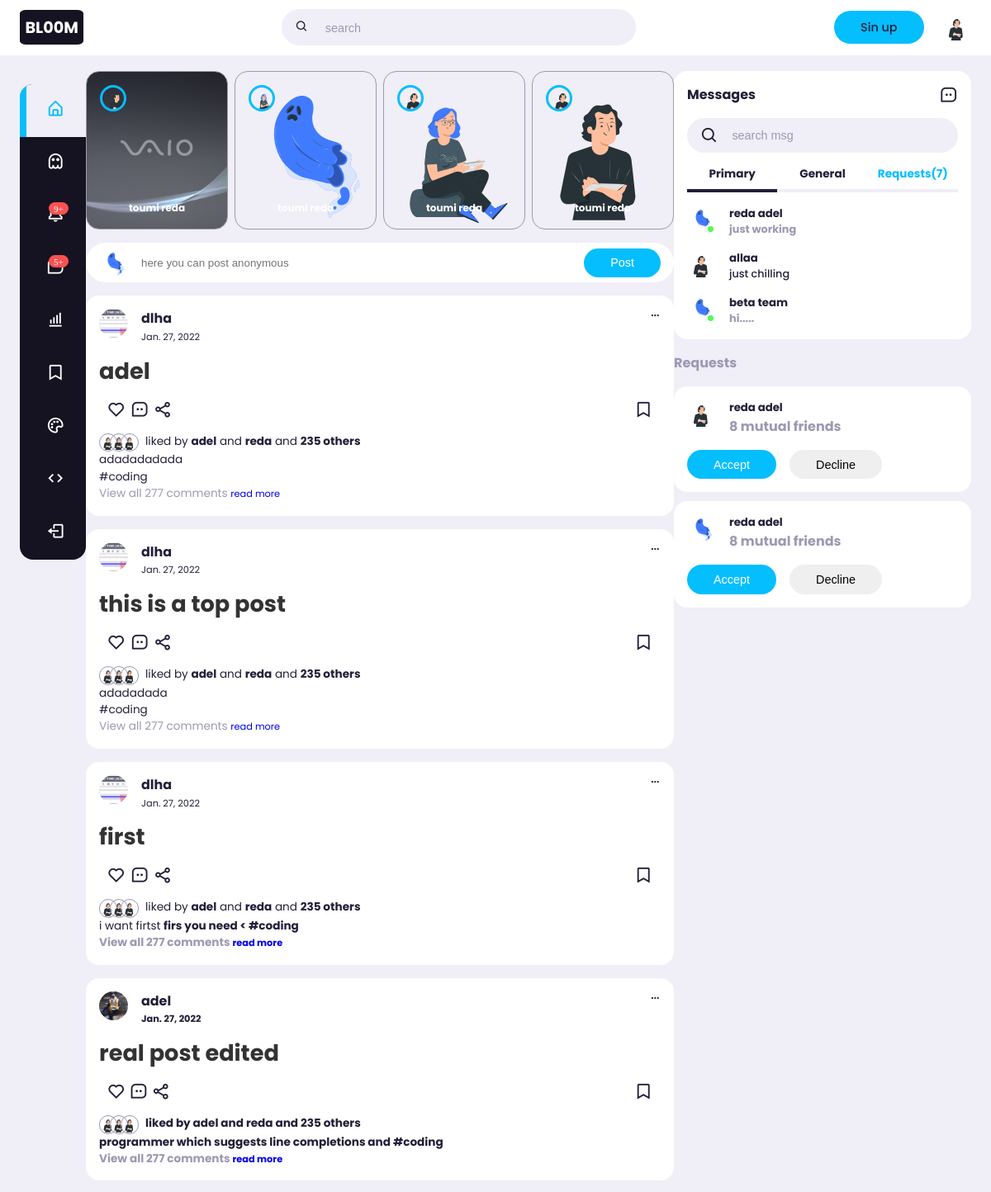
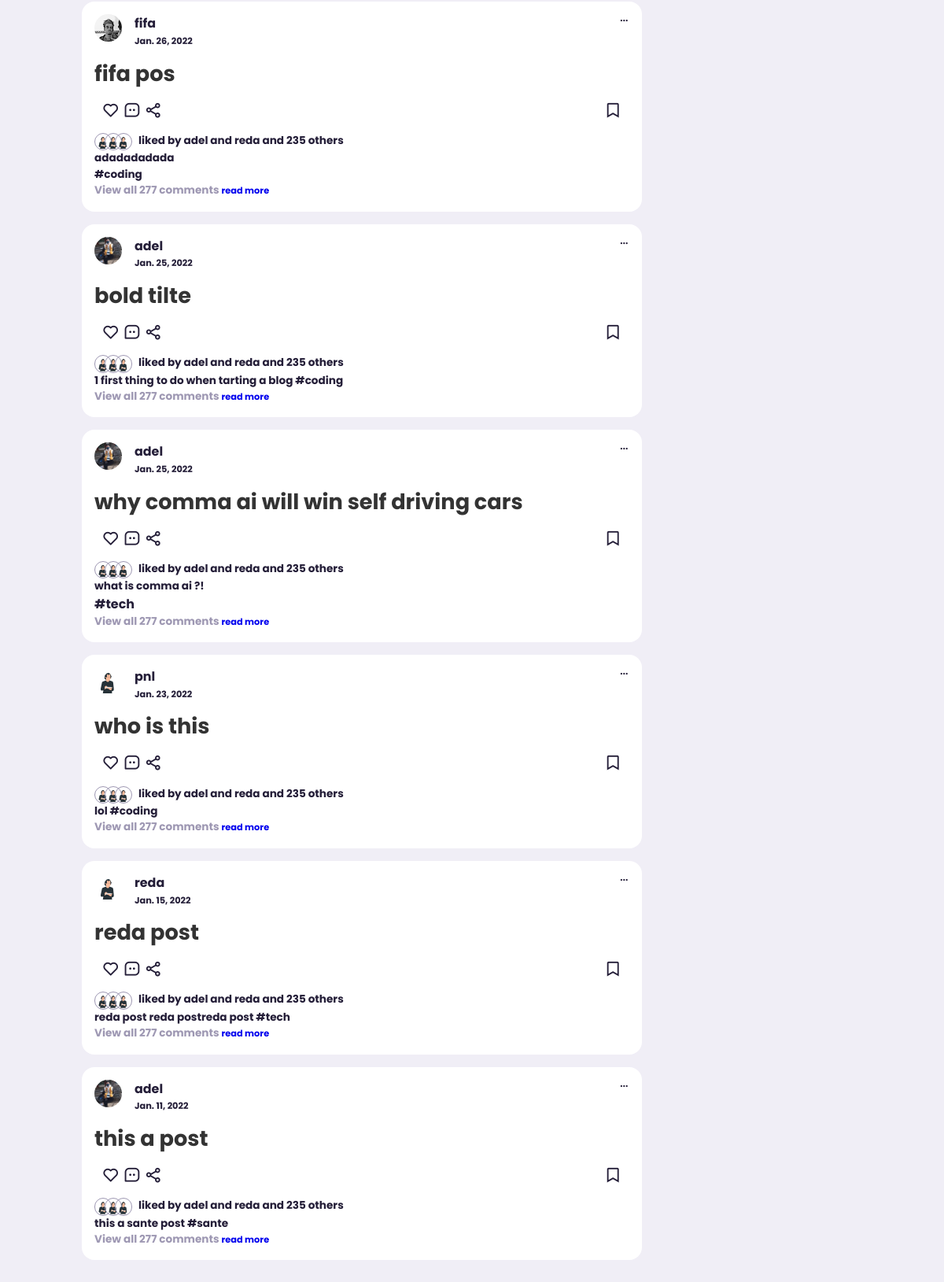
The page / on the database its author committed (2 pictures, top to bottom).
### blogapp/models.py (models this page shows, shortened)
class Post(models.Model):
    title = models.CharField(max_length=300)
    pic = models.ImageField(null=Tree , blank= True , upload_to = 'images/')
    title_tag = models.CharField(max_length=300,default="s1mple")
    author = models.ForeignKey(User,on_delete=models.CASCADE)
    body = RichTextField(blank = True , null= True )
    post_date=models.DateField(auto_now_add=True)
    category = models.CharField(max_length=200,default='coding')
    likes = models.ManyToManyField(User,related_name='blog_post')

class Profile(models.Model):
    user = models.OneToOneField(User,null=True,on_delete=models.CASCADE)
    bio = models.TextField(max_length=300,default="s1mple")
    profile_pic = models.ImageField(null=Tree , blank= True , upload_to = 'images/profile')

### blogapp/views.py (the view)
# urls.py: path('', HomeView.as_view(),name='home'),
class HomeView(ListView):
    model = Post
    ordering=['-post_date']
    template_name = 'home.html'
    cats = Category.objects.all()
    def get_context_data(self,*args,**kwargs):
        cat_menu = Category.objects.all()
        context = super(HomeView,self).get_context_data(*args,**kwargs)
        context["cat_menu"]=cat_menu
        return context

### blogapp/templates/home.html (shortened to what this page needs)
{% extends 'base.html' %}
{% block content %}
{% load static %}
<div class="stories">
    <div class="story">
    <div class="profile-pic">
        <img src="{%static 'images/user.svg'%}" alt="">
    </div>
    <p class="name">toumi reda</p>
    </div>
    <div class="story">
    <div class="profile-pic">
    <img src="{%static 'images/userF.svg'%}" alt="">
    </div>
    <p class="name">toumi reda</p>
    </div>
    <div class="story">
    <div class="profile-pic">
     <img src="{%static 'images/user.svg'%}" alt="">
    </div>
    <p class="name">toumi reda</p>
     </div>
    <div class="story">
    <div class="profile-pic">
     <img src="{%static 'images/user.svg'%}" alt="">
    </div>
    <p class="name">toumi reda</p>
    </div>
</div>
<form action="" class="create-post">
    <div class="profile-pic">
        <img src="{%static 'images/userG.svg'%}" alt="">
    </div>
    <input type="text" placeholder="here you can post anonymous" id="create-post">
    <input type="submit" value="Post" class="btn btn-pr">
</form>
{% for post in object_list %}
<div class="feeds">
        <div class="feed">
            <div class="head">
                <div class="user">
                    <div class="profile-pic">
                        {%if post.author.profile.profile_pic %}
                        <img src="{{ post.author.profile.profile_pic.url }}" alt="">
                        {%else%}
                        <img src="{%static 'images/user.svg'%}" alt="">
                        {%endif%}
                    </div>
                    <div class="info">
                        <h3>{{post.author.username}}</h3>
                        <small>{{post.post_date}}</small>
                    </div>
                </div>
                <span class="edit">
                    <i class='bx bx-dots-horizontal-rounded'></i>
                </span>
            </div>
            <div class="post_title">
               <h1> <a class="title_link" href="{%url 'article-detail' post.pk%}">{{post.title|safe}}</a></h1>
            </div>
            <div class="action-button">
                <div class="interaction-buttons">
                    <span><i class='bx bx-heart'></i></span>
                    <span><i class='bx bx-message-square-dots' ></i></span>
                    <span><i class='bx bx-share-alt' ></i></span>
                </div>
                <div class="bookmark">
                    <span><i class='bx bx-bookmark' ></i></span>
                </div>
            </div>
            <div class="liked-by">
                <span><img src="{%static 'images/user.svg'%}" alt=""></span>
                <span><img src="{%static 'images/user.svg'%}" alt=""></span>
                <span><img src="{%static 'images/user.svg'%}" alt=""></span>
                <p>liked by <b>adel</b> and <b>reda</b> and <b>235 others</b></p>
            </div>
            <div class="caption">
                <p>{{post.body|slice:"50"|safe}} <span class="hash-tag">#{{post.category}}</span></p>
            </div>
            <div class="comments text-muted">
                View all 277 comments
                <small> <a href="{%url 'article-detail' post.pk%}">read more</a></small>
            </div>
        </div>
</div>
{%endfor%}
{% endblock %}

### blogapp/templates/base.html (shortened to what this page needs)
<!DOCTYPE html>
<html lang="en">
<head>
    <link href='https://unpkg.com/boxicons@2.1.1/css/boxicons.min.css' rel='stylesheet'>
    {% load static %}
    <link rel="stylesheet" href=" {%static 'css\style.css'%} ">
</head>
<body>
    <nav>
        <div class="container">
            <h2 class="log" id="test"><a href="{%url 'home' %}">BL00M</a></h2>
            <div class="search_bar">
                <i class='bx bx-search'></i>
                <input type="search" placeholder="search">
            </div>
            <div class="create">
                  {%if user.is_authenticated%}
                <label  class="btn btn-pr testing" for="creat-post"> <a href="{%url 'add_post'%}">Create Post</a></label>
                {%else%}
                <label  class="btn btn-pr testing" for="creat-post"> <a href="{% url 'register' %}">Sin up</a></label>
                {%endif%}
                <div class="profile-pic navTog">
                    {%if user.profile.profile_pic %}
                        <img src="{{ user.profile.profile_pic.url }}" alt="">
                        {%else%}
                        <img src="{%static 'images/user.svg'%}" alt="">
                        {%endif%}
                </div>
            </div>
        </div>
    </nav>
    <main>
        <div class="container">
            <div class="left">
                <div class="sidebar">
                    <a  class="menu-item active">
                        <span><i class='bx bx-home-alt'></i></span><h3>home</h3>
                    </a>
                    {%if user.profile.id %}
                    <a   class="menu-item">
                        <span><i class='bx bx-ghost' ></i></span><h3>edit profile</h3>
                    </a>
                    {%else%}
                    <a  href="{% url 'CreatProfilePage' %}"  class="menu-item">
                        <span><i class='bx bx-ghost' ></i></span><h3>creat profile</h3>
                    </a>
                    {%endif%}
                    <a  class="menu-item"  id="notif">
                        <span><i class='bx bx-bell' ><small class="notification-count" >9+</small></i></span><h3>notifications</h3>
                    </a>
                    <a  class="menu-item" id="messages">
                        <span><i class='bx bx-message-square'><small class="notification-count" >5+</small></i></span><h3>messages</h3>
                    </a>
                    <a href="{% url 'login' %}" class="menu-item">
                        <span><i class='bx bx-bar-chart-alt' ></i></span><h3>analytics</h3>
                    </a>
                    <a  class="menu-item">
                        <span><i class='bx bx-bookmark' ></i></span><h3>bookmarks</h3>
                    </a>
                    <a  class="menu-item">
                        <span><i class='bx bx-palette' ></i></span><h3>theme</h3>
                    </a>
                    <a   class="menu-item">
                        <span><i class='bx bx-code' ></i></span><h3>settings</h3>
                    </a>
                    <a href="{% url 'logout' %}"  class="menu-item">
                        <span><i class='bx bx-log-out' ></i></span><h3>logout</h3>
                    </a>
                </div>
            </div>
            <div class="middle">
                {% block content %}
                {% endblock %}
            </div>
            <div class="right">
                <div class="messages">
                    <div class="heading">
                        <h4>Messages</h4>
                        <i class='bx bx-message-square-dots' ></i>
                    </div>
                    <div class="search_bar">
                        <i class='bx bx-search'></i>
                        <input type="search" placeholder="search msg" id="message-search">
                    </div>
                    <div class="category">
                        <h6 class="active">Primary</h6>
                        <h6>General</h6>
                        <h6 class="message-requests">
                            Requests(7)
                        </h6>
                    </div>
                    <div class="message">
                        <div class="profile-pic">
                            <img src="{%static 'images/userG.svg'%}" alt="">
                            <div class="active"></div>
                        </div>
                        <div class="message-body">
                            <h5>reda adel</h5>
                            <p class="text-muted">just working</p>
                        </div>
                    </div>
                    <div class="message">
                        <div class="profile-pic">
                            <img src="{%static 'images/user.svg'%}" alt="">
                        </div>
                        <div class="message-body">
                            <h5>allaa </h5>
                            <p class="text-bold">just chilling</p>
                        </div>
                    </div>
                    <div class="message">
                        <div class="profile-pic">
                            <img src="{%static 'images/userG.svg'%}" alt="">
                            <div class="active"></div>
                        </div>
                        <div class="message-body">
                            <h5>beta team</h5>
                            <p class="text-muted">hi.....</p>
                        </div>
                    </div>
                </div>
                <div class="friend-requests">
                    <h4>Requests</h4>
                    <div class="request">
                        <div class="info">
                            <div class="profile-pic">
                                <img src="{%static 'images/user.svg'%}" alt="">
                            </div>
                            <div>
                                <h5>reda adel</h5>
                                <p class="text-muted">
                                    8 mutual friends
                                </p>
                            </div>
                        </div>
                        <div class="action">
                            <button class="btn btn-pr">
                                Accept
                            </button>
                            <button class="btn">
                                Decline
                            </button>
                        </div>
                    </div>
                    <div class="request">
                        <div class="info">
                            <div class="profile-pic">
                                <img src="{%static 'images/userG.svg'%}" alt="">
                            </div>
                            <div>
                                <h5>reda adel</h5>
                                <p class="text-muted">
                                    8 mutual friends
                                </p>
                            </div>
                        </div>
                        <div class="action">
                            <button class="btn btn-pr">
                                Accept
                            </button>
                            <button class="btn">
                                Decline
                            </button>
                        </div>
                    </div>
                </div>
            </div>
        </div>
    </main>
</body>
</html>

### rows shown on the page
Post: author.profile.profile_pic (picture), author.username "dlha", post_date "Jan. 27, 2022", title "adel", body "adadadadada", category "coding"
Post: author.profile.profile_pic (picture), author.username "dlha", post_date "Jan. 27, 2022", title "this is a top post", body "adadadada", category "coding"
Post: author.profile.profile_pic (picture), author.username "dlha", post_date "Jan. 27, 2022", title "first", body "i want firtst firs you need <", category "coding"
Post: author.profile.profile_pic (picture), author.username "adel", post_date "Jan. 27, 2022", title "real post edited", body "programmer which suggests line completions and", category "coding"
Post: author.profile.profile_pic (picture), author.username "fifa", post_date "Jan. 26, 2022", title "fifa pos", body "adadadadada", category "coding"
Post: author.profile.profile_pic (picture), author.username "adel", post_date "Jan. 25, 2022", title "bold tilte", body "1 first thing to do when tarting a blog", category "coding"
Post: author.profile.profile_pic (picture), author.username "adel", post_date "Jan. 25, 2022", title "why comma ai will win self driving cars", body "what is comma ai ?!", category "tech"
Post: author.username "pnl", post_date "Jan. 23, 2022", title "who is this", body "lol", category "coding"
Post: author.username "reda", post_date "Jan. 15, 2022", title "reda post", body "reda post reda postreda post", category "tech"
Post: author.profile.profile_pic (picture), author.username "adel", post_date "Jan. 11, 2022", title "this a post", body "this a sante post", category "sante"
